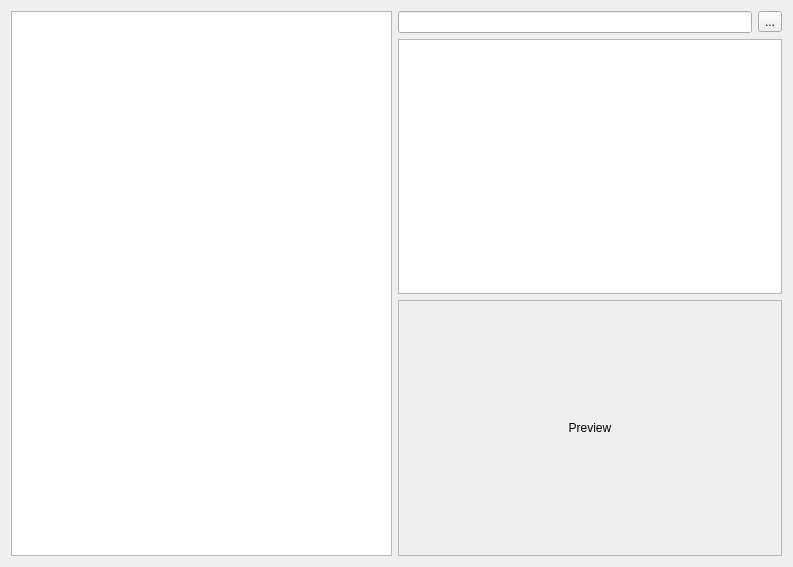
<?xml version="1.0" encoding="UTF-8"?>
<ui version="4.0">
 <class>WelcomeMode</class>
 <widget class="QWidget" name="WelcomeMode">
  <property name="geometry">
   <rect>
    <x>0</x>
    <y>0</y>
    <width>793</width>
    <height>567</height>
   </rect>
  </property>
  <property name="windowTitle">
   <string>Form</string>
  </property>
  <layout class="QHBoxLayout" name="horizontalLayout_2" stretch="0,0">
   <item>
    <widget class="QGraphicsView" name="graphicsView"/>
   </item>
   <item>
    <layout class="QVBoxLayout" name="verticalLayout">
     <item>
      <widget class="QWidget" name="widget" native="true">
       <property name="maximumSize">
        <size>
         <width>384</width>
         <height>16777215</height>
        </size>
       </property>
       <layout class="QHBoxLayout" name="horizontalLayout">
        <property name="margin">
         <number>0</number>
        </property>
        <item>
         <widget class="QLineEdit" name="dirEdit">
          <property name="maximumSize">
           <size>
            <width>384</width>
            <height>16777215</height>
           </size>
          </property>
         </widget>
        </item>
        <item>
         <widget class="QToolButton" name="dirBrowse">
          <property name="text">
           <string>...</string>
          </property>
         </widget>
        </item>
       </layout>
      </widget>
     </item>
     <item>
      <widget class="QTreeView" name="treeView">
       <property name="maximumSize">
        <size>
         <width>384</width>
         <height>16777215</height>
        </size>
       </property>
      </widget>
     </item>
     <item>
      <widget class="QLabel" name="label">
       <property name="sizePolicy">
        <sizepolicy hsizetype="Fixed" vsizetype="Fixed">
         <horstretch>0</horstretch>
         <verstretch>0</verstretch>
        </sizepolicy>
       </property>
       <property name="minimumSize">
        <size>
         <width>384</width>
         <height>256</height>
        </size>
       </property>
       <property name="maximumSize">
        <size>
         <width>384</width>
         <height>256</height>
        </size>
       </property>
       <property name="baseSize">
        <size>
         <width>0</width>
         <height>0</height>
        </size>
       </property>
       <property name="frameShape">
        <enum>QFrame::StyledPanel</enum>
       </property>
       <property name="frameShadow">
        <enum>QFrame::Sunken</enum>
       </property>
       <property name="text">
        <string>Preview</string>
       </property>
       <property name="alignment">
        <set>Qt::AlignCenter</set>
       </property>
      </widget>
     </item>
    </layout>
   </item>
  </layout>
 </widget>
 <resources/>
 <connections/>
</ui>
